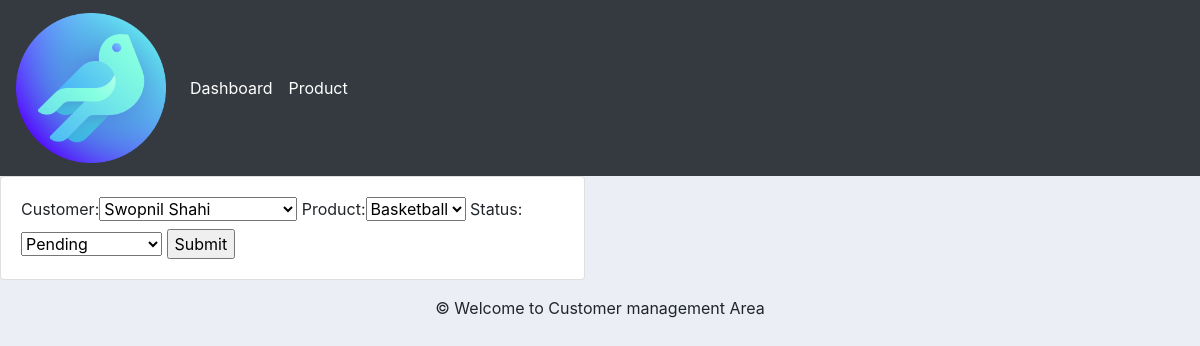
The page /update_order/1/ on the database its author committed.
### accounts/models.py (models this page shows, shortened)
class Order(models.Model):
    STATUS = (
        ('Pending', 'Pending'),
        ('Out for Delivery', 'Out for Delivery'),
        ('Delivered','Delivered',)
    )
    customer = models.ForeignKey(Customer, null=True, on_delete = models.SET_NULL)
    product = models.ForeignKey(Product, null = True, on_delete = models.SET_NULL)
    date_created = models.DateTimeField(auto_now_add = True)
    status = models.CharField(max_length = 200, null = True, choices = STATUS)

### accounts/views.py (the view)
# urls.py: path('update_order/<str:pk>/', views.updateOrder, name="update_order"),
def updateOrder(request, pk):
    order = Order.objects.get(id=pk)
    form = OrderForm(instance = order)
    if request.method == 'POST':
        form = OrderForm(request.POST, instance=order)
        if form.is_valid():
            form.save()
            return redirect('/')
    context ={'form':form }
    return render(request, 'accounts/order_form.html', context)

### accounts/forms.py
class OrderForm(ModelForm):# we inherited from ModelForm
    class Meta:
        model = Order
        fields = '__all__' #we want all field

### accounts/models.py (called while the page is built)
    def __str__(self):
        return self.name

    def __str__(self):
        return self.name

### accounts/templates/accounts/order_form.html (shortened to what this page needs)
{%  extends 'accounts/main.html' %}
{% load static %}
{% block content %}
<div class="row">
	<div class="col-md-6">
		<div class="card card-body">
			<form action="" method="POST">
				{{form}}
				<input type="submit" name="Submit">
			</form>
		</div>
	</div>
</div>
{% endblock %}

### static/css/main.css (style rules this page uses)
body { background-color: #ebeff5; }

### rows shown on the page
Order: customer "Swopnil Shahi", product "Basketball", status "Pending"
